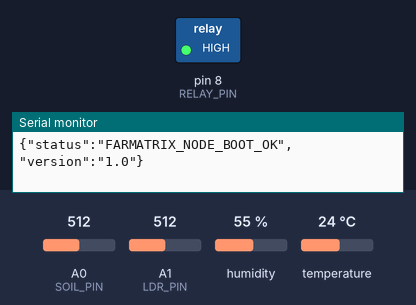
Recording of a sketch running on a simulated Arduino Uno, built with avr-gcc and run on an emulated ATmega328P. On the bench: switched loads named in the sketch (green lamp = pin HIGH), the last lines printed to the serial monitor. The test bench sets the inputs (shaded band); at power-on: A0 (SOIL_PIN) = 512, A1 (LDR_PIN) = 512, humidity 55 %, temperature 24 °C.

Above: at 1.2 s.
1.3 s: A0 (SOIL_PIN) set to 576
6.5 s: A0 (SOIL_PIN) set to 597
At 6.8 s:
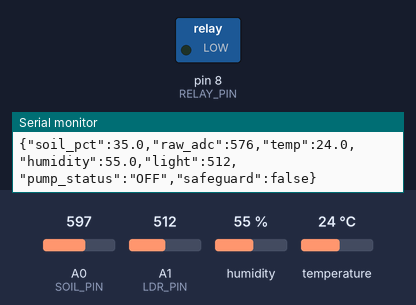
8.0 s: A0 (SOIL_PIN) set to 458
11.5 s: A0 (SOIL_PIN) set to 425
At 11.8 s:
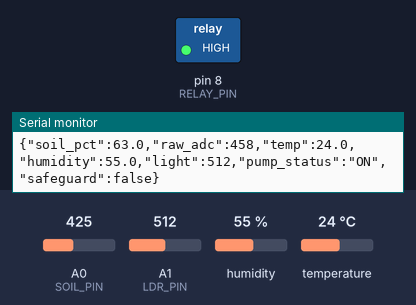
13.0 s: A0 (SOIL_PIN) set to 716
At 14.1 s:
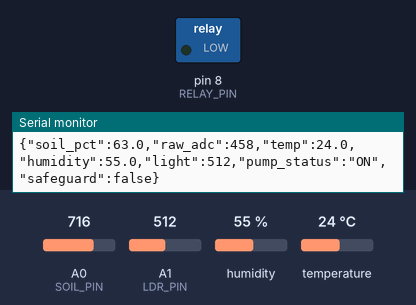
Timing chart, 0 to 15.5 s (numbered marks = the images above; inputs shaded):
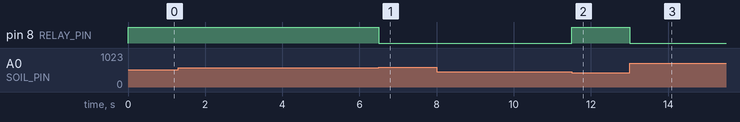

Measured:
- the behaviour switches between 588 and 589 on A0 (SOIL_PIN) (found by bisection; images 0 and 1)
- the behaviour switches between 442 and 441 on A0 (SOIL_PIN) (found by bisection; images 1 and 2)
- after the input at 6.5 s, pin 8 (RELAY_PIN): HIGH → LOW at once
- after the input at 11.5 s, pin 8 (RELAY_PIN): LOW → HIGH at once
- after the input at 13.0 s, pin 8 (RELAY_PIN): HIGH → LOW at once

The sketch:

farmatrix_firmware.ino
```cpp
/*
 * FARMATRIX - Smart Agriculture IoT Firmware
 * Target: Arduino UNO R3 (ATmega328P)
 * Pins:
 *   - A0: Capacitive Soil Moisture Sensor v1.2
 *   - D2: DHT22 (AM2302) Temperature & Relative Humidity
 *   - D8: 5V Active-Low Relay Module (Submersible Pump)
 *   - A1: Light Dependent Resistor (LDR) Photocell
 */

#include <DHT.h>

#define DHTPIN 2
#define DHTTYPE DHT22
#define SOIL_PIN A0
#define RELAY_PIN 8
#define LDR_PIN A1

// Calibrated Thresholds
const int SOIL_DRY_ADC = 720;   // Raw ADC in dry air
const int SOIL_WET_ADC = 310;   // Raw ADC submerged in water
const float PUMP_TRIGGER_PCT = 32.0; // Moisture threshold to trigger pump (<32%)
const float PUMP_CUTOFF_PCT  = 68.0; // Moisture threshold to cutoff pump (>68%)

// Safeguard Watchdogs
const unsigned long MAX_PUMP_RUNTIME_MS = 180000; // 3 min max continuous runtime
const unsigned long COOLDOWN_PERIOD_MS  = 300000; // 5 min cooldown between cycles
const unsigned long TELEMETRY_INTERVAL  = 5000;   // Transmit telemetry every 5s

DHT dht(DHTPIN, DHTTYPE);
bool pumpActive = false;
bool safeguardLockout = false;
unsigned long pumpStartTime = 0;
unsigned long pumpStopTime  = 0;
unsigned long lastTelemetry = 0;

void setup() {
  Serial.begin(9600);
  pinMode(RELAY_PIN, OUTPUT);
  digitalWrite(RELAY_PIN, HIGH); // Active-low relay: HIGH is OFF
  dht.begin();

  Serial.println("{\"status\":\"FARMATRIX_NODE_BOOT_OK\",\"version\":\"1.0\"}");
}

void loop() {
  unsigned long currentMillis = millis();

  // Read analog moisture and calibrate
  int rawSoil = analogRead(SOIL_PIN);
  float soilPct = map(rawSoil, SOIL_DRY_ADC, SOIL_WET_ADC, 0, 100);
  soilPct = constrain(soilPct, 0.0, 100.0);

  // Read DHT22
  float temp = dht.readTemperature();
  float hum  = dht.readHumidity();
  int light  = analogRead(LDR_PIN);

  // Cooldown safeguard clearance
  if (safeguardLockout && (currentMillis - pumpStopTime >= COOLDOWN_PERIOD_MS)) {
    safeguardLockout = false;
  }

  // Automatic Irrigation Engine
  if (!safeguardLockout) {
    if (!pumpActive && soilPct < PUMP_TRIGGER_PCT) {
      pumpActive = true;
      pumpStartTime = currentMillis;
      digitalWrite(RELAY_PIN, LOW); // Turn pump ON
    } else if (pumpActive) {
      // Check cutoff or max runtime safeguard
      if (soilPct >= PUMP_CUTOFF_PCT) {
        pumpActive = false;
        pumpStopTime = currentMillis;
        digitalWrite(RELAY_PIN, HIGH); // Turn pump OFF
      } else if (currentMillis - pumpStartTime >= MAX_PUMP_RUNTIME_MS) {
        // Trigger Safety Watchdog Lockout
        pumpActive = false;
        safeguardLockout = true;
        pumpStopTime = currentMillis;
        digitalWrite(RELAY_PIN, HIGH);
      }
    }
  }

  // Transmit canonical JSON packet over USB Serial
  if (currentMillis - lastTelemetry >= TELEMETRY_INTERVAL) {
    lastTelemetry = currentMillis;
    Serial.print("{\"soil_pct\":");
    Serial.print(soilPct, 1);
    Serial.print(",\"raw_adc\":");
    Serial.print(rawSoil);
    Serial.print(",\"temp\":");
    Serial.print(isnan(temp) ? 25.0 : temp, 1);
    Serial.print(",\"humidity\":");
    Serial.print(isnan(hum) ? 60.0 : hum, 1);
    Serial.print(",\"light\":");
    Serial.print(light);
    Serial.print(",\"pump_status\":\"");
    Serial.print(pumpActive ? "ON" : "OFF");
    Serial.print("\",\"safeguard\":");
    Serial.print(safeguardLockout ? "true" : "false");
    Serial.println("}");
  }
}
```
